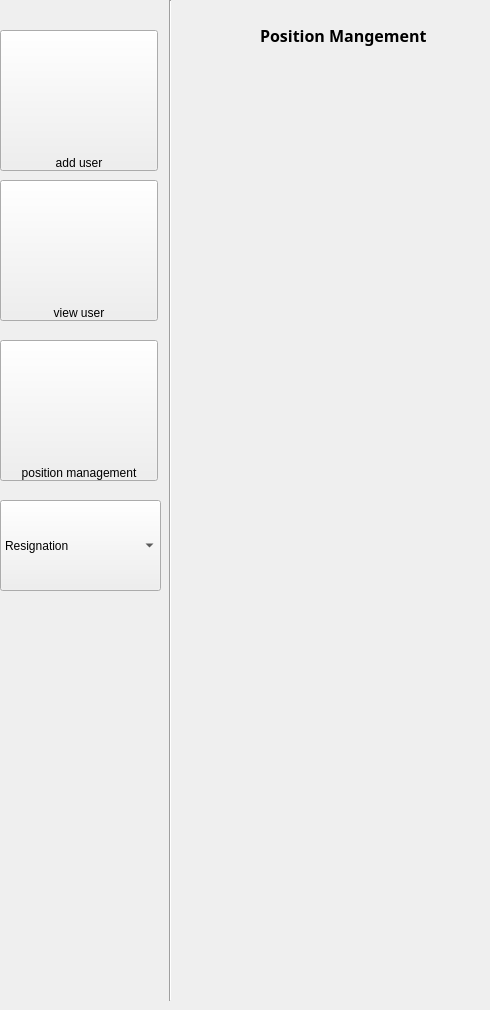
      <widget class="QWidget" name="positionmanagement">
       <widget class="QLabel" name="label_3">
        <property name="geometry">
         <rect>
          <x>260</x>
          <y>20</y>
          <width>221</width>
          <height>31</height>
         </rect>
        </property>
        <property name="font">
         <font>
          <family>Yu Gothic UI Semibold</family>
          <pointsize>12</pointsize>
          <weight>75</weight>
          <bold>true</bold>
         </font>
        </property>
        <property name="text">
         <string>Position Mangement</string>
        </property>
       </widget>
       <widget class="QPushButton" name="pushButton_29">
        <property name="geometry">
         <rect>
          <x>0</x>
          <y>180</y>
          <width>158</width>
          <height>141</height>
         </rect>
        </property>
        <property name="styleSheet">
         <string notr="true">background-image: url(:/list/iconmonstr-list-lined-120.png);
background-repeat:no-repeat;
height:12px;
text-align:bottom;</string>
        </property>
        <property name="text">
         <string>view user</string>
        </property>
       </widget>
       <widget class="Line" name="line_8">
        <property name="geometry">
         <rect>
          <x>160</x>
          <y>0</y>
          <width>21</width>
          <height>1001</height>
         </rect>
        </property>
        <property name="styleSheet">
         <string notr="true"/>
        </property>
        <property name="orientation">
         <enum>Qt::Vertical</enum>
        </property>
       </widget>
       <widget class="QPushButton" name="pushButton_30">
        <property name="geometry">
         <rect>
          <x>0</x>
          <y>30</y>
          <width>158</width>
          <height>141</height>
         </rect>
        </property>
        <property name="styleSheet">
         <string notr="true">background:url(:/adu/Assets/iconmonstr-user-8-120.png);
background-repeat:no-repeat;
height:12px;
text-align:bottom;</string>
        </property>
        <property name="text">
         <string>add user</string>
        </property>
       </widget>
       <widget class="QPushButton" name="pushButton_31">
        <property name="geometry">
         <rect>
          <x>0</x>
          <y>340</y>
          <width>158</width>
          <height>141</height>
         </rect>
        </property>
        <property name="styleSheet">
         <string notr="true">background:url(:/pos/iconmonstr-flag-3-120.png);
background-repeat:no-repeat;
height:12px;
text-align:bottom;</string>
        </property>
        <property name="text">
         <string>position management</string>
        </property>
       </widget>
       <widget class="QComboBox" name="comboBox_10">
        <property name="geometry">
         <rect>
          <x>0</x>
          <y>500</y>
          <width>161</width>
          <height>91</height>
         </rect>
        </property>
        <property name="styleSheet">
         <string notr="true"/>
        </property>
        <item>
         <property name="text">
          <string>Resignation</string>
         </property>
        </item>
        <item>
         <property name="text">
          <string>Add employee for resignation</string>
         </property>
        </item>
        <item>
         <property name="text">
          <string>Disabing attendance</string>
         </property>
        </item>
        <item>
         <property name="text">
          <string>Reinstating Employee</string>
         </property>
        </item>
       </widget>
      </widget>
